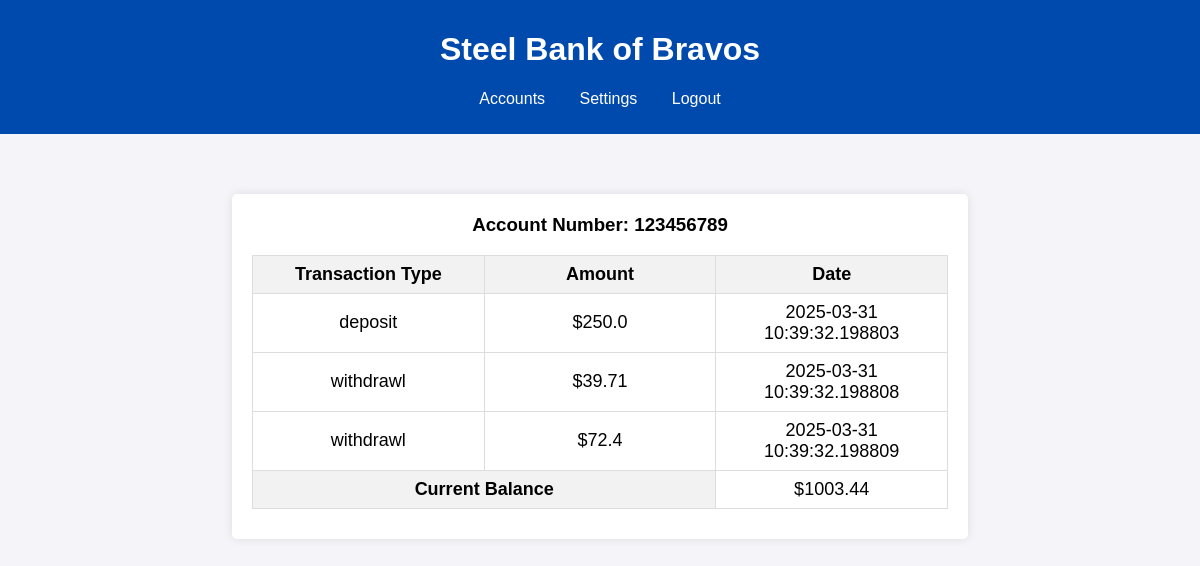
/accounts/123456789 (signed in), run on the app's committed database.
### app/models.py (models this page shows)
class Accounts(db.Model):
    __tablename__ = 'Accounts'
    id = db.Column(db.Integer, primary_key=True, autoincrement=True)
    user_id = db.Column(db.Integer, db.ForeignKey("User.id"))
    acc_type = db.Column(db.String, nullable=False)
    number = db.Column(db.String, unique=True, nullable=False)
    balance = db.Column(db.Float, nullable=False)

class Transactions(db.Model):
    __tablename__ = 'Transactions'
    id = db.Column(db.Integer, primary_key=True, autoincrement=True)
    acc_id = db.Column(db.Integer, db.ForeignKey("Accounts.id"))
    trans_type = db.Column(db.String, nullable=False)
    amount = db.Column(db.Float, nullable=False)
    date = db.Column(db.DateTime, nullable=False)

### app/auth/auth.py (the view)
@auth.route("/accounts", methods=["GET","POST"],defaults={'acc_num':None})
@auth.route("/accounts/<path:acc_num>", methods=["GET","POST"])
@login_required
def accounts(acc_num):
    if acc_num == None:
        accs = Accounts.query.filter_by(user_id=current_user.id).all()
        return render_template("accounts.html",accs=accs)
    else:
        cur_acc = Accounts.query.filter_by(user_id=current_user.id, number=acc_num).first()
        if cur_acc == None:
            flash("Account not found.")
            return redirect(url_for("auth.accounts"))
        acc_trans = Transactions.query.filter_by(acc_id=cur_acc.id).all()
        return render_template("accounts.html",acc=cur_acc, trans=acc_trans)

### app/templates/accounts.html (shortened to what this page needs)
{% extends "base.html" %}
{% block content %}
{% if accs %}
<main>
    <h2 class="welcome">Welcome {{current_user.first_name}}!</h2>
    <section id="accounts">
        <h3>Accounts Overview</h3>
        <table id="account-table">
        <thead>
            <tr>
                <th>Account Type</th>
                <th>Account Number</th>
                <th>Balance</th>
            </tr>
        </thead>
        <tbody>
            {% if accs == None %}
                <tr>
                    <td colspan="3">No accounts found for user</td>
                </tr>
            {% else %}
                {% for acc in accs %}
                    <tr>
                        <td>{{acc.acc_type}}</td>
                        <td><a href="{{ url_for('auth.accounts',acc_num=acc.number)}}">{{acc.number}}</a></td>
                        <td>${{acc.balance}}</td>
                    </tr>
                {% endfor %}
            {% endif %}
        <tbody>
        </table>
    </section>
</main>
{% elif trans %}
<main class="trans">
    <section id="transaction">
        <h3>Account Number:  {{acc.number}}</h3>
        <table id="trans-table">
        <thead>
            <tr>
                <th>Transaction Type</th>
                <th>Amount</th>
                <th>Date</th>
            </tr>
        </thead>
        <tbody>
            {% if trans == None %}
                <tr>
                    <td colspan="3">No transactions found for this account</td>
                </tr>
            {% else %}
                {% for t in trans %}
                    <tr>
                        <td>{{t.trans_type}}</td>
                        <td>${{t.amount}}</td>
                        <td>{{t.date}}</td>
                    </tr>
                {% endfor %}
            {% endif %}
        </tbody>
        <tfoot>
            <tr>
                <th colspan=2>Current Balance</th>
                <td>${{acc.balance}}</td>
            </tr>
        </tfoot>
        </table>
    </section>
</main>
{% else %}
<main class="trans">No account information present</main>
{% endif %}
{% endblock %}

### app/templates/base.html (shortened to what this page needs)
<!DOCTYPE html>
<html>
<head>
    <link rel="stylesheet" type="text/css" href="{{url_for('static',filename='css/base.css')}}">
</head>
<body>
    <header>
        <h1>Steel Bank of Bravos</h1>
        <nav>
            <ul>
                {% if current_user.is_authenticated %}
                    <li><a href="{{url_for('auth.accounts')}}">Accounts</a></li>
                    <li><a href="{{url_for('auth.settings')}}">Settings</a></li>
                    <li><a href="{{url_for('auth.logout')}}">Logout</a></li>
                {% else %}
                    <li><a href="{{url_for('main.home')}}">Home</a></li>
                    <li><a href="{{url_for('main.login')}}">Login</a></li>
                {% endif %}
            </ul>
        </nav>
    </header>
    <section>
    <center>
        {% block content %}{% endblock %}
    </center>
    </section>
</body>
</html>

### app/static/css/base.css (style rules this page uses)
body { font-family: Arial, sans-serif; margin: 0; padding: 0; background-color: #f4f4f9; }
header { background-color: #004aad; color: white; padding: 10px 0; text-align: center; }
nav ul { list-style-type: none; padding: 0; }
nav ul li { display: inline; margin: 0 15px; }
nav ul li a { color: white; text-decoration: none; }
h3 { margin-top:0; }
main.trans { padding: 20px 20px 0 20px; display: flex; justify-content: center; align-items: center; }
#transaction { width: 60%; margin: 40px; background-color: white; padding: 20px; border-radius: 5px; box-shadow: 0 0 10px rgba(0, 0, 0, 0.1); }
#trans-table { width:100%; border-collapse: collapse; margin: 10px 0; }
#trans-table th, #trans-table td { font-size: 18px; width: 33%; border: 1px solid #ddd; padding: 8px; text-align: center; }
#trans-table th { background-color: #f2f2f2; }

### data on the page
Accounts: number "123456789", balance "1003.44"
Transactions: trans_type "deposit", amount "250.0", date "2025-03-31 10:39:32.198803"
Transactions: trans_type "withdrawl", amount "39.71", date "2025-03-31 10:39:32.198808"
Transactions: trans_type "withdrawl", amount "72.4", date "2025-03-31 10:39:32.198809"
